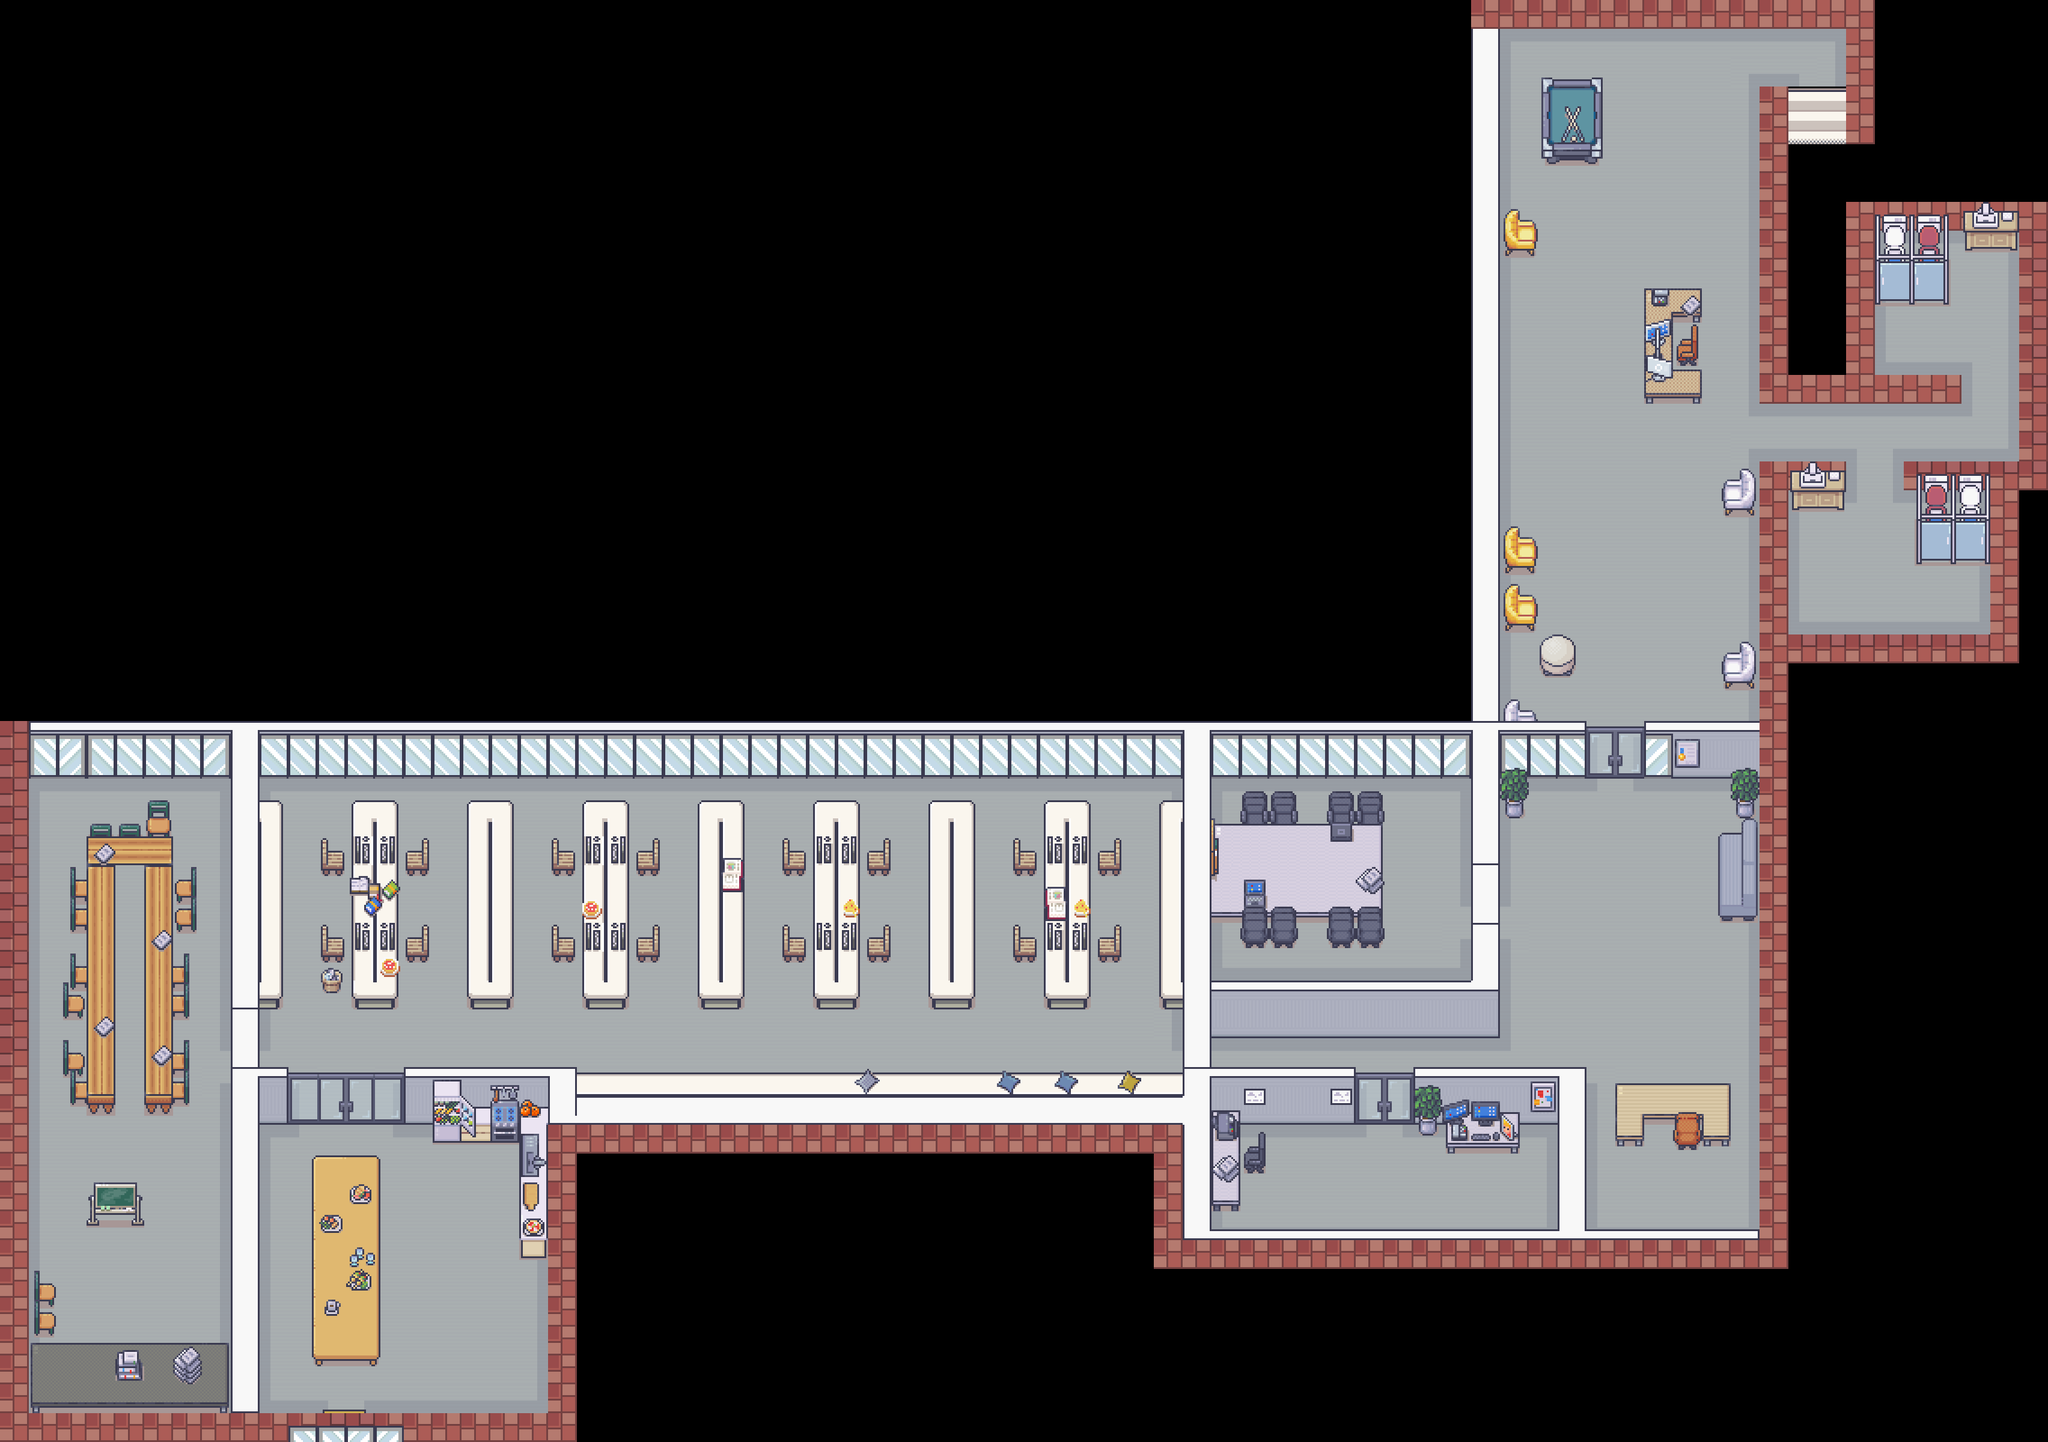

A level layout from a 2D game, rendered from its tile map. Below: a short description, then the map file with tile-grid data replaced by summaries:
An orthogonal 71x50 tile map with 48x48 px tiles, 13 tile layers (Sol, Mur, Meuble_B, Meuble_H, ...), 8 tilesets.

<map version="1.10" tiledversion="1.11.2" orientation="orthogonal" renderorder="right-down" width="71" height="50" tilewidth="48" tileheight="48" infinite="0" nextlayerid="17" nextobjectid="1">
 <tileset firstgid="1" source="tuile/tuile_interieur.tsx" />
 <tileset firstgid="1425" source="tuile/tuile_exterieur.tsx" />
 <tileset firstgid="1816" source="tuile/personnage.tsx" />
 <tileset firstgid="2680" source="tuile/cuisine.tsx" />
 <tileset firstgid="3464" source="tuile/bureau.tsx" />
 <tileset firstgid="4312" source="tuile/base.tsx" />
 <tileset firstgid="5112" source="tuile/ui2.tsx" />
 <tileset firstgid="6778" source="tuile/salle de bain.tsx" />
 <layer id="4" name="Sol" width="71" height="50">
  <data>[3550 cells, 1201 non-empty, 8 distinct tile ids]</data>
 </layer>
 <layer id="7" name="Mur" width="71" height="50">
  <data>[3550 cells, 397 non-empty, 18 distinct tile ids]</data>
 </layer>
 <layer id="6" name="Meuble_B" width="71" height="50">
  <data>[3550 cells, 194 non-empty, 62 distinct tile ids]</data>
 </layer>
 <layer id="1" name="Meuble_H" width="71" height="50">
  <data>[3550 cells, 422 non-empty, 111 distinct tile ids]</data>
 </layer>
 <layer id="8" name="Meuble_T" width="71" height="50">
  <data>[3550 cells, 74 non-empty, 61 distinct tile ids]</data>
 </layer>
 <layer id="9" name="step_1_B" width="71" height="50">
  <data>[3550 cells, 4 non-empty, 4 distinct tile ids]</data>
 </layer>
 <layer id="15" name="step_1_H" width="71" height="50">
  <data>[3550 cells, 4 non-empty, 4 distinct tile ids]</data>
 </layer>
 <layer id="10" name="step_2" width="71" height="50">
  <data>[3550 cells, 3 non-empty, 1 distinct tile ids]</data>
 </layer>
 <layer id="11" name="hero_1" width="71" height="50">
  <data>[3550 cells, 2 non-empty, 1 distinct tile ids]</data>
 </layer>
 <layer id="12" name="hero_2" width="71" height="50">
  <data>[3550 cells, 4 non-empty, 4 distinct tile ids]</data>
 </layer>
 <layer id="13" name="hero_3" width="71" height="50">
  <data>[3550 cells, 2 non-empty, 1 distinct tile ids]</data>
 </layer>
 <layer id="16" name="step_3_B" width="71" height="50">
  <data>[3550 cells, 2 non-empty, 2 distinct tile ids]</data>
 </layer>
 <layer id="14" name="step_3_H" width="71" height="50">
  <data>[3550 cells, 2 non-empty, 2 distinct tile ids]</data>
 </layer>
</map>
